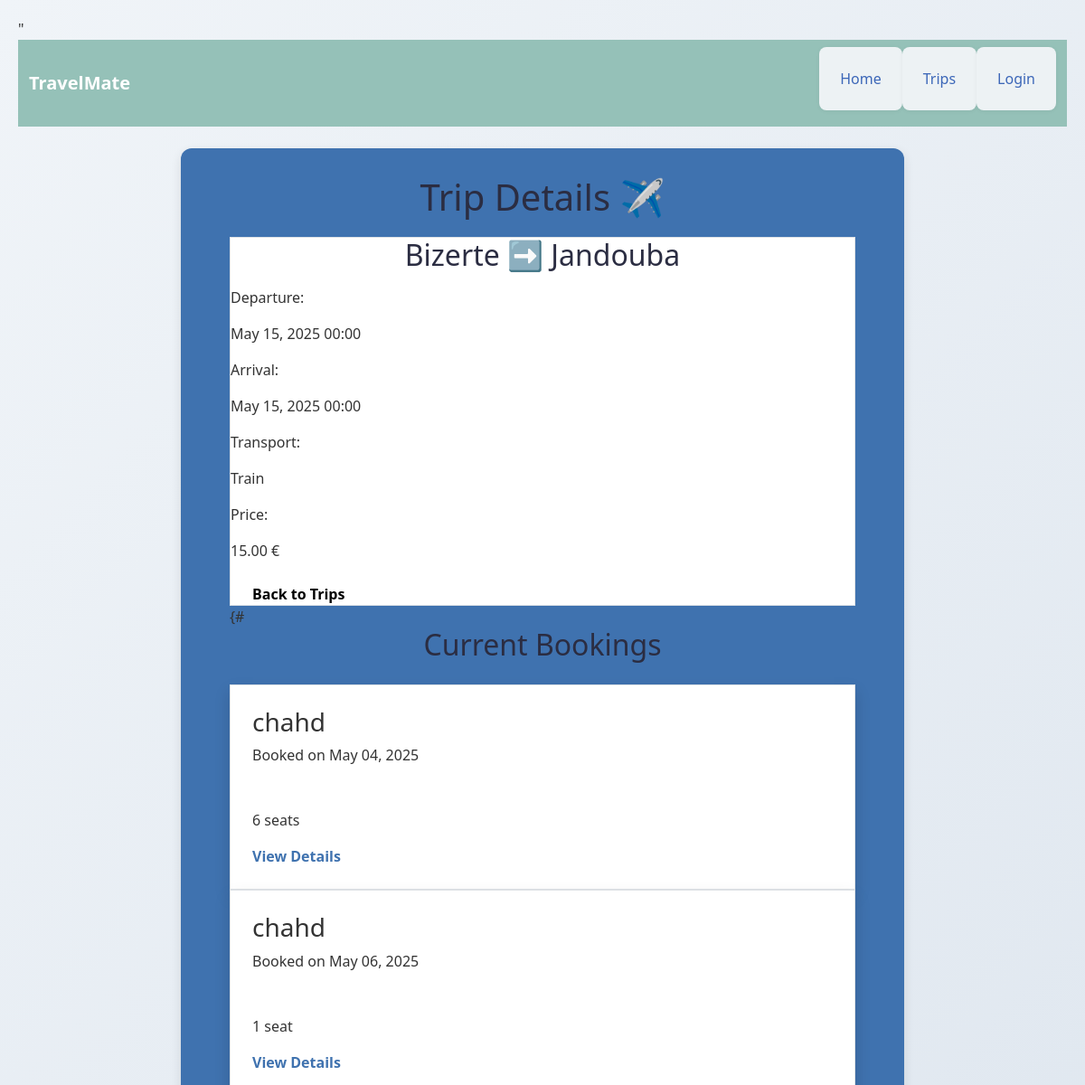
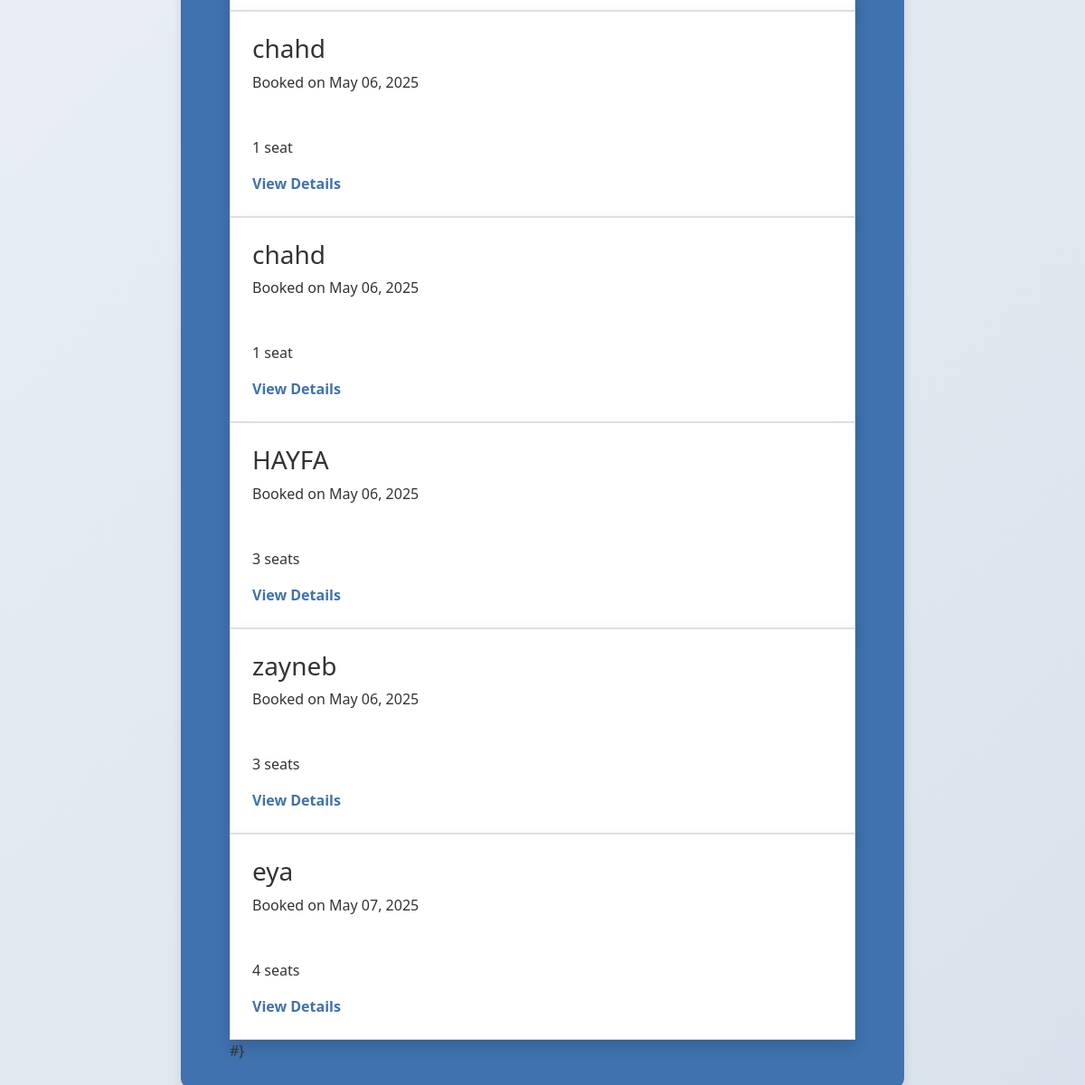
The page /trips/8/ on the database its author committed (2 pictures, top to bottom).
### bookings/models.py (models this page shows, shortened)
class Trip(models.Model):
    departure = models.CharField(max_length=100)
    destination = models.CharField(max_length=100)
    departure_time = models.DateTimeField()
    arrival_time = models.DateTimeField()
    TRANSPORT_CHOICES = [
        ('train', 'Train'),
        ('plane', 'Plane'),
    ]
    transport_type = models.CharField(max_length=10, choices=TRANSPORT_CHOICES)
    price = models.DecimalField(max_digits=10, decimal_places=2)
    total_seats = models.PositiveIntegerField(default=50)
    class Meta:
        verbose_name = "Trip"
        verbose_name_plural = "Trips"
        ordering = ['departure_time']

class Booking(models.Model):
    STATUS_CHOICES = [
        ('confirmed', 'Confirmed'),
        ('cancelled', 'Cancelled'),
        ('completed', 'Completed'),
    ]
    customer_name = models.CharField(max_length=64)
    seats = models.IntegerField(default=1)
    booked_at = models.DateTimeField(auto_now_add=True)
    trip = models.ForeignKey(Trip, on_delete=models.CASCADE)
    email = models.EmailField()
    payment_status = models.BooleanField(default=False)
    class Meta:
        verbose_name = "Booking"
        verbose_name_plural = "Bookings"

### bookings/views.py (the view)
# urls.py: path('trips/<int:trip_id>/', views.show_trip, name='show_trip'),
def show_trip(request, trip_id):
    trip = get_object_or_404(Trip, pk=trip_id)
    return render(request, 'showTrip.html', {'trip': trip})

### bookings/templates/showTrip.html (shortened to what this page needs)
{% extends 'base.html' %}
{% block content %}
<div class="bg-blue-50 min-h-screen py-8 px-4">
  <div class="max-w-3xl mx-auto">
    <h1 class="text-3xl font-bold text-center text-blue-900 mb-6">Trip Details ✈️</h1>
    <div class="bg-white rounded-lg p-6 shadow-md border border-blue-100 mb-8">
      <h2 class="text-xl font-semibold text-blue-800 mb-3">{{ trip.departure }} ➡️ {{ trip.destination }}</h2>
      <div class="grid grid-cols-1 md:grid-cols-2 gap-4 mb-4">
        <div>
          <p class="text-gray-600 font-medium">Departure:</p>
          <p>{{ trip.departure_time|date:"M d, Y H:i" }}</p>
        </div>
        <div>
          <p class="text-gray-600 font-medium">Arrival:</p>
          <p>{{ trip.arrival_time|date:"M d, Y H:i" }}</p>
        </div>
        <div>
          <p class="text-gray-600 font-medium">Transport:</p>
          <p>{{ trip.get_transport_type_display }}</p>
        </div>
        <div>
          <p class="text-gray-600 font-medium">Price:</p>
          <p class="text-green-700 font-bold">{{ trip.price }} €</p>
        </div>
      </div>
      <div class="mt-6 flex flex-wrap gap-3">
<a href="{% url 'list_trips' %}" class="bg-blue-600 hover:bg-blue-700 text-black font-medium py-2 px-4 rounded-md">
          Back to Trips
        </a>
{% if user.is_authenticated %}
<a href="{% url 'add_booking' trip.id %}" class="bg-green-600 hover:bg-green-700 text-black font-medium py-2 px-4 rounded-md">
          Book This Trip
        </a>
{% else %}
<a href="{% url 'login' %}" class="bg-gray-600 hover:bg-gray-700 text-white font-medium py-2 px-4 rounded-md">
        </a>
{% endif %}
      </div>
    </div>
    {#
    <h2 class="text-2xl font-bold text-blue-900 mb-4">Current Bookings</h2>
    {% if trip.booking_set.all %}
      <div class="grid grid-cols-1 gap-4">
        {% for booking in trip.booking_set.all %}
        <div class="bg-white rounded-lg p-4 shadow border border-blue-100">
          <div class="flex justify-between items-start">
            <div>
              <h3 class="font-medium text-blue-800">{{ booking.customer_name }}</h3>
              <p class="text-sm text-gray-600">Booked on {{ booking.booked_at|date:"M d, Y" }}</p>
            </div>
            <span class="px-3 py-1 rounded-full text-sm font-medium
              {% if booking.status == 'confirmed' %}bg-blue-100 text-blue-800
              {% elif booking.status == 'completed' %}bg-green-100 text-green-800
              {% else %}bg-red-100 text-red-800{% endif %}">
            </span>
          </div>
          <div class="mt-2 flex justify-between items-center">
            <p class="text-gray-700">{{ booking.seats }} seat{{ booking.seats|pluralize }}</p>
<a href="{% url 'show_booking' booking.id %}" class="text-blue-600 hover:underline text-sm">View Details</a>
          </div>
        </div>
        {% endfor %}
      </div>
    {% else %}
      <p class="text-center text-gray-500 py-4">No bookings for this trip yet.</p>
    {% endif %}
    #}
  </div>
</div>
{% endblock %}

### bookings/static/css/style.css (style rules this page uses)
* { margin: 0; padding: 0; box-sizing: border-box; font-family: 'Segoe UI', Tahoma, Geneva, Verdana, sans-serif; }
body { background: linear-gradient(135deg, #f0f4f8, #d9e2ec); color: #333; padding: 20px; }
h1, h2 { text-align: center; color: #2b2d42; margin-bottom: 20px; }
a { color: #3f72af; text-decoration: none; font-weight: bold; }

### rows shown on the page
Trip: departure "Bizerte", destination "Jandouba", departure_time "May 15, 2025 00:00", arrival_time "May 15, 2025 00:00", transport_type "Train", price "15.00"
Booking: customer_name "chahd", booked_at "May 04, 2025", seats "6"
Booking: customer_name "chahd", booked_at "May 06, 2025", seats "1"
Booking: customer_name "chahd", booked_at "May 06, 2025", seats "1"
Booking: customer_name "chahd", booked_at "May 06, 2025", seats "1"
Booking: customer_name "HAYFA", booked_at "May 06, 2025", seats "3"
Booking: customer_name "zayneb", booked_at "May 06, 2025", seats "3"
Booking: customer_name "eya", booked_at "May 07, 2025", seats "4"
